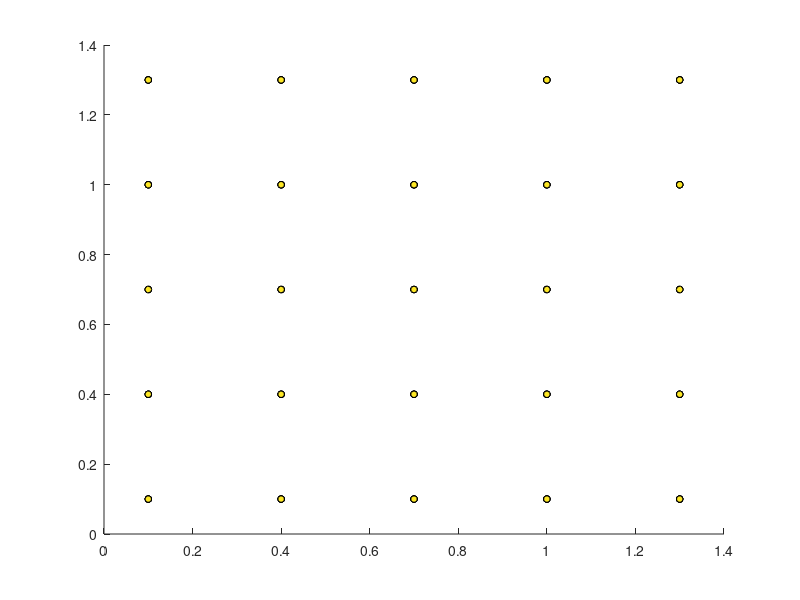

The MATLAB script that drew this image: (Note: this script raises an error after producing the figure.)
function make_d2_figure()
% D2 of the TIM paper (regular grid): 5 x 5 positions at five PD heights, K = 10 orientations each.
% Same axes and view as the 3-D panel of the paper's blind-test figure. Writes assets/d2_grid.png.
% Run from this folder: matlab -batch "make_d2_figure"

% ---- hyperparameters -----------------------------------------------------------------------------
xy = 0.1:0.3:1.3;                               % gantry X, Y of the grid (m)
heights = [0.955 1.015 1.075 1.135 1.315];      % PD heights (m), Table II of the paper
out = fullfile(fileparts(mfilename('fullpath')), 'assets', 'd2_grid.png');
% --------------------------------------------------------------------------------------------------

[X, Y, Z] = ndgrid(xy, xy, heights);
fig = figure('Units', 'centimeters', 'Position', [2 2 11 8.5], 'Color', 'w');
if exist('theme', 'file')
    theme(fig, 'light');
end
ax = axes(fig);
hold(ax, 'on');
scatter3(ax, X(:), Y(:), Z(:), 22, Z(:), 'filled', 'MarkerEdgeColor', 'k', 'LineWidth', 0.4);
colormap(ax, parula(256));
clim(ax, [0.9 1.35]);
xlim(ax, [0 1.4]); ylim(ax, [0 1.4]); zlim(ax, [0.9 1.4]);
set(ax, 'TickLabelInterpreter', 'latex', 'FontSize', 10);
xlabel(ax, '$X$ (m)', 'Interpreter', 'latex');
ylabel(ax, '$Y$ (m)', 'Interpreter', 'latex');
zlabel(ax, '$Z$ (m)', 'Interpreter', 'latex');
view(ax, -50, 22);
daspect(ax, [1 1 0.6]);
grid(ax, 'on');
exportgraphics(fig, out, 'Resolution', 300, 'BackgroundColor', 'white');
fprintf('%s\n', out);
end
